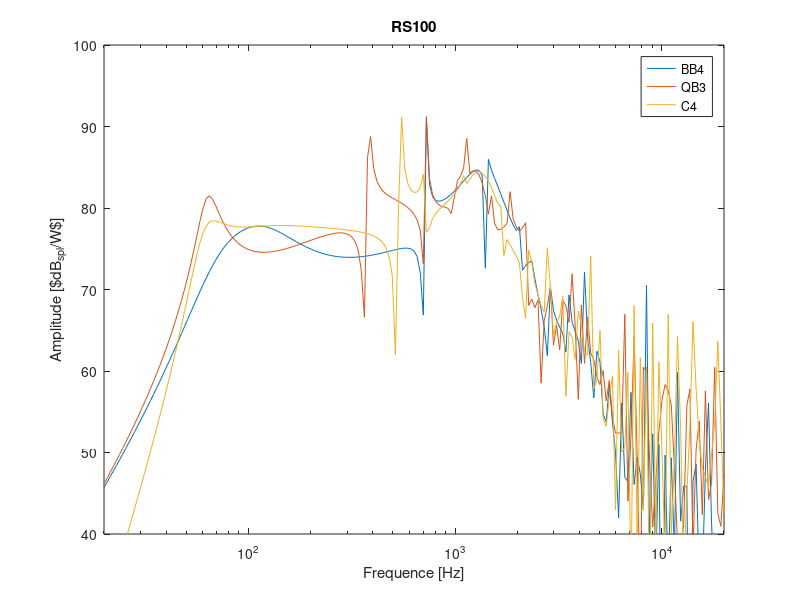

This figure's MATLAB source: (Note: this script raises an error after producing the figure.)
clear all;clc;close all

RS100BB4 = load('curve1BB4.txt');
RS100QB3 = load('curve2QB3.txt');
RS100C4 = load('curve3C4.txt');

figure(1)
semilogx(RS100BB4(:,1),RS100BB4(:,2));
hold on
semilogx(RS100QB3(:,1),RS100QB3(:,2));
semilogx(RS100C4(:,1),RS100C4(:,2));
legend('BB4','QB3','C4')
title('RS100')
xlim([RS100C4(1,1) RS100C4(end,1)])
ylim([40 100])
xlabel('Frequence [Hz]')
ylabel('Amplitude [{$dB_{spl}/W$}]')
lAtexfigIN(12)
FunctionValPrintFig( 1, 'simuAkabak' )